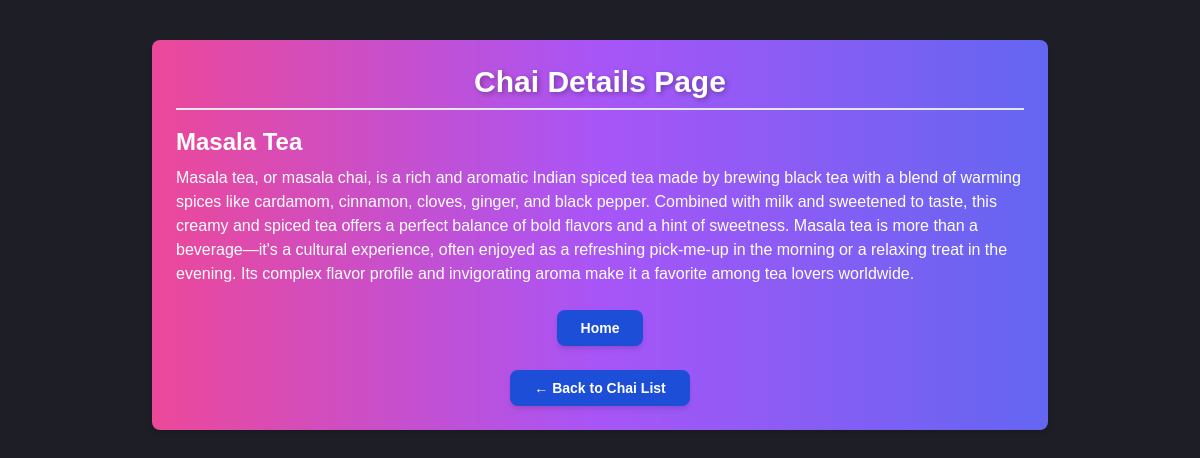
Page /chai/2/ on the committed database.
### chai/models.py (models this page shows, shortened)
class ChaiVaraity(models.Model):
    CHAI_TYPE_CHOICE = [
        ('ML', 'MASALA'),
        ('GR', 'GINGER'),
        ('KL', 'KIWI'),
        ('PL', 'PLAIN'),
        ('EL', 'ELACHI'),
        ('GN', 'GREEN'),
        ('BL', 'BLACK'),
        ('WH', 'WHITE'),
        ('OG', 'OOLONG'),
        ('TI', 'TISANES'),
        ('RO', 'ROOIBOS'),
        ('MA', 'MATCHA'),
        ('PU', 'PU-ERH'),
        ('YE', 'YELLOW'),
    ]
    name = models.CharField(max_length=100)
    image = models.ImageField(upload_to='chais/')
    date_added = models.DateTimeField(default=timezone.now)
    type = models.CharField(max_length=2,choices=CHAI_TYPE_CHOICE)
    price = models.IntegerField(default=0)
    description = models.TextField(default='')

### chai/views.py (the view)
# urls.py: path('<int:chai_id>/',views.chai_details,name='Chai_details'),
def chai_details(request, chai_id):
    chai = get_object_or_404(ChaiVaraity, pk=chai_id)
    return render(request, 'chai/chai_detail.html', {'chai': chai})

### chai/templates/chai/chai_detail.html (shortened to what this page needs)
{% extends "layout.html" %}
{% block content %}
<div class="max-w-4xl mx-auto mt-10 p-6 bg-gradient-to-r from-pink-500 via-purple-500 to-indigo-500 rounded-lg shadow-md">
    <h1 class="text-3xl font-bold text-center text-white mb-4 border-b-2 pb-2">Chai Details Page</h1>
    <div class="">
        <h3 class="text-2xl font-semibold text-white mt-4">{{ chai.name }}</h3>
        <p class="mt-2 text-white text-base">{{ chai.description }}</p>
    </div>
    <div class="mt-6 flex justify-center">
        <a href="{% url 'Home' %}"
        class="px-6 py-2 bg-blue-700 text-white font-semibold text-sm rounded-lg shadow-md hover:bg-yellow-400 transition-all duration-300">
           Home
        </a>
    </div>
    <div class="mt-6 flex justify-center">
        <a href="/chai/"
           class="px-6 py-2 bg-blue-700 text-white font-semibold text-sm rounded-lg shadow-md hover:bg-yellow-400 transition-all duration-300">
           ← Back to Chai List
        </a>
    </div>
</div>
{% endblock %}

### static/style.css (style rules this page uses)
body { background-color: #1e1f26; color: #f5f5f5; font-family: 'Arial', sans-serif; margin: 0; padding: 0; line-height: 1.6; }
h1 { text-align: center; font-size: 2.5em; color: #ff6f61; text-shadow: 2px 2px 5px rgba(0, 0, 0, 0.3); }

### rows in the picture
ChaiVaraity: name "Masala Tea", description "Masala tea, or masala chai, is a rich and aromatic Indian spiced tea made by brewing black tea with a blend of warming spices like cardamom, cinnamon, cloves, ginger, and black pepper. Combined with milk and sweetened to taste, this creamy and spiced tea offers a perfect balance of bold flavors and a hint of sweetness. Masala tea is more than a beverage—it's a cultural experience, often enjoyed as a refreshing pick-me-up in the morning or a relaxing treat in the evening. Its complex flavor profile and invigorating aroma make it a favorite among tea lovers worldwide."
